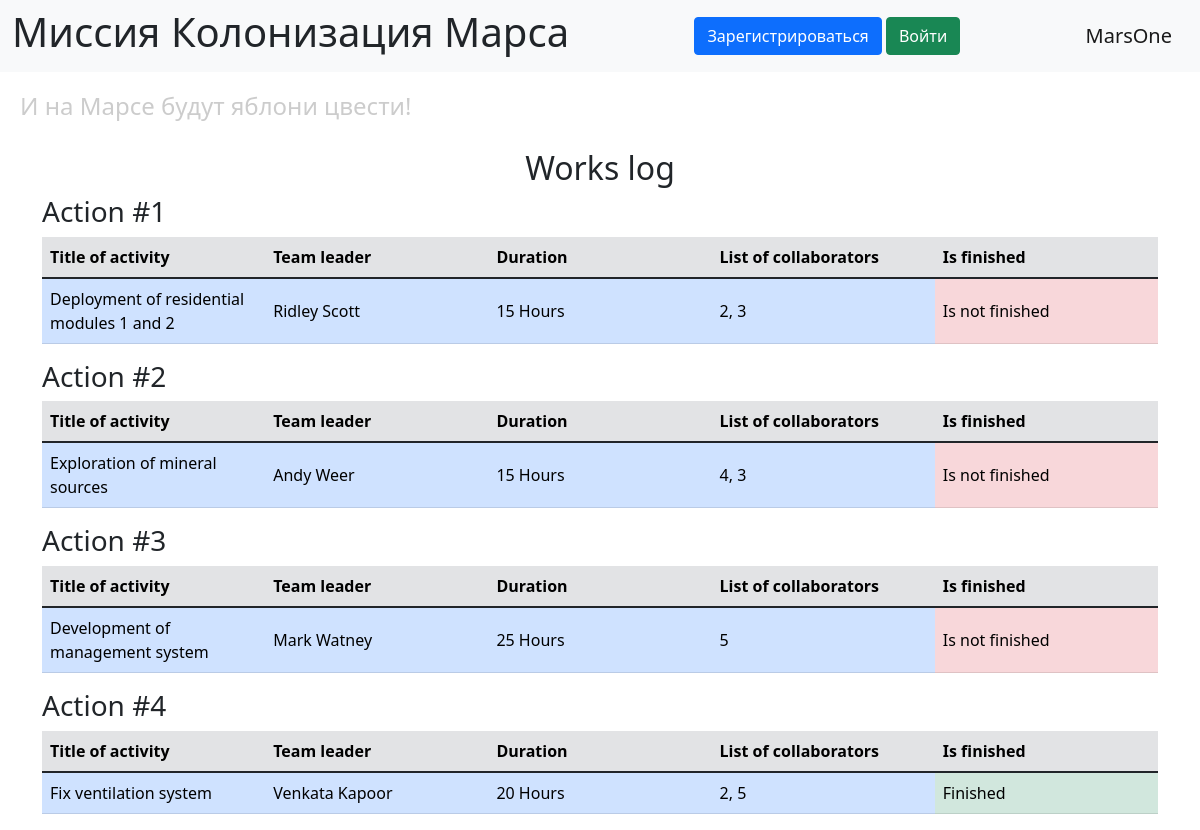
Before: / with the older database file.
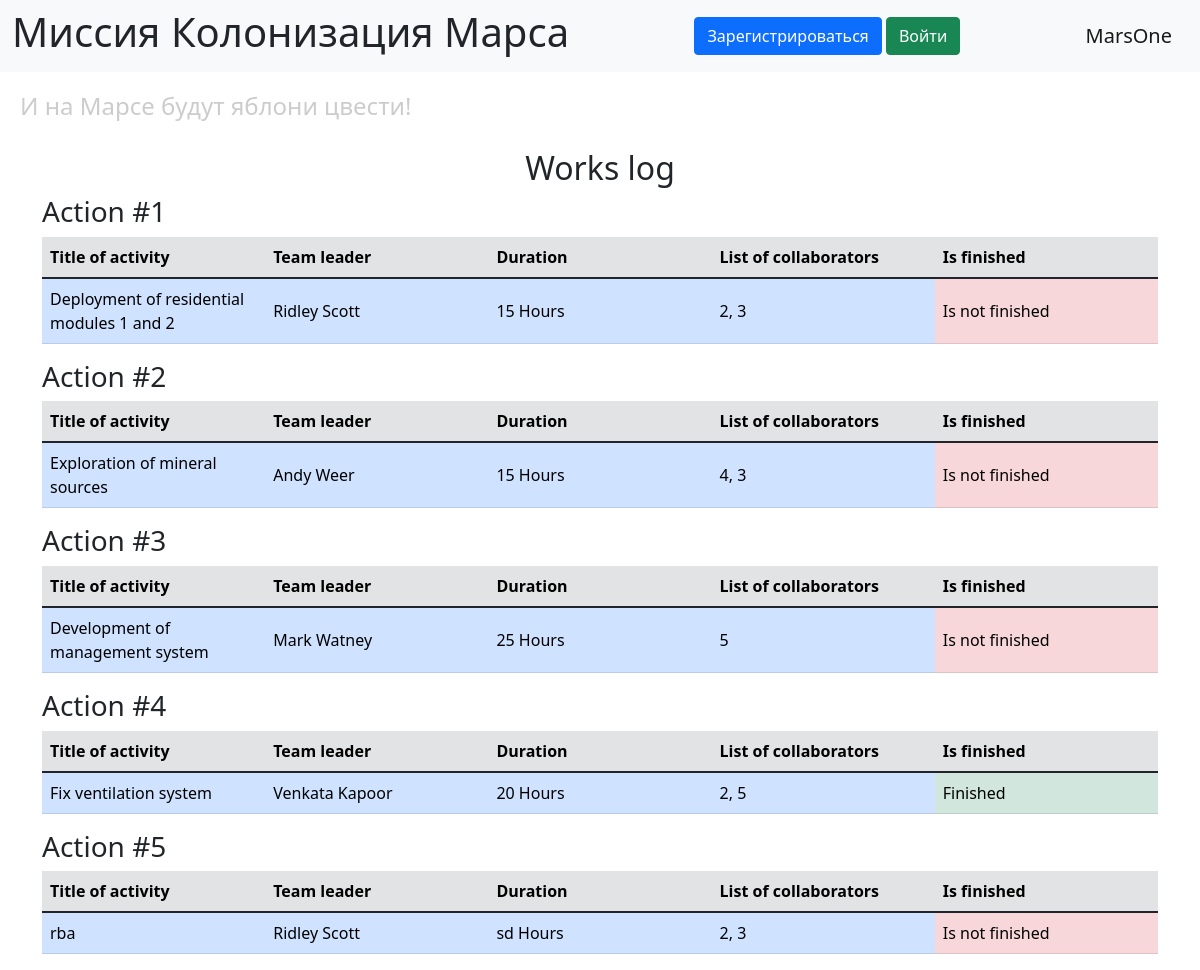
After: the same page with the newer database file.
### data/jobs.py (models this page shows, shortened)
class Jobs(SqlAlchemyBase):  # SqlAlchemyBase Доступно в задании
    __tablename__ = 'jobs'
    id = sa.Column(sa.Integer, primary_key=True, autoincrement=True)
    team_leader_id = sa.Column(sa.Integer, sa.ForeignKey('users.id'))  # id лидера
    team_leader = orm.relationship("User")
    job = sa.Column(sa.Text)  # описание
    work_size = sa.Column(sa.Integer)  # в часах
    collaborators = sa.Column(sa.String)  # список id
    start_date = sa.Column(sa.Date)
    send_date = sa.Column(sa.Date)
    is_finished = sa.Column(sa.Boolean, default=False)

### data/users.py (models this page shows, shortened)
class User(SqlAlchemyBase, UserMixin):
    __tablename__ = 'users'
    id = sa.Column(sa.Integer, primary_key=True, autoincrement=True)
    surname = sa.Column(sa.String)
    name = sa.Column(sa.String)
    age = sa.Column(sa.Integer)
    position = sa.Column(sa.String)  # должность
    speciality = sa.Column(sa.String)  # профессия
    address = sa.Column(sa.String)
    email = sa.Column(sa.String, unique=True)
    hashed_password = sa.Column(sa.String)
    modified_date = sa.Column(sa.DateTime, default=datetime.now)

### main.py (the view)
@app.route("/")
def work_log():
    db_sess = db_session.create_session()
    jobs = db_sess.query(Jobs).all()
    return render_template("work_log.html", jobs=jobs)

### data/db_session.py (called while the page is built)
def create_session() -> Session:
    global __factory
    return __factory()

### templates/work_log.html
{% extends 'base.html' %}
{% block content %}
<h2 align="center">Works log</h2>
{% for job in jobs %}
    <h3>Action #{{ job.id }}</h3>
    <table class="table works" style="table-layout: fixed;">
        <thead class="table-secondary">
            <tr>
                {% for header in ["Title of activity", "Team leader", "Duration",
                "List of collaborators", "Is finished"] %}
                    <th scope="col" class="col-md-auto">{{ header }}</th>
                {% endfor %}
            </tr>
        </thead>
        <tbody>
            <tr class="align-middle">
                <td class="table-primary">{{ job.job }}</td>
                <td class="table-primary">{{ job.team_leader.name }} {{ job.team_leader.surname }}</td>
                <td class="table-primary">{{ job.work_size }} Hours</td>
                <td class="table-primary">{{ job.collaborators }}</td>
                {% if job.is_finished %}
                    <td class="table-success">Finished</td>
                {% else %}
                    <td class="table-danger">Is not finished</td>
                {% endif %}
            </tr>
        </tbody>
    </table>
{% endfor %}
{% endblock %}

### templates/base.html (shortened to what this page needs)
<!doctype html>
<html lang="en">
<head>
    <link href="https://cdn.jsdelivr.net/npm/bootstrap@5.1.3/dist/css/bootstrap.min.css"
          rel="stylesheet"
>
    <link rel="stylesheet" href="{{ url_for('static', filename='css/style.css') }}">
</head>
<body>
<header>
    <nav class="navbar navbar-light bg-light", style="background-color: gray;">
        <div class="container-fluid">
            <h1>Миссия Колонизация Марса</h1>
            {% if current_user.is_authenticated %}
                <a class="navbar-brand" href="/logout">{{ current_user.name }}</a>
            {% else %}
                <div>
                    <a class="btn btn-primary " href="/register">Зарегистрироваться</a>
                    <a class="btn btn-success" href="/login">Войти</a>
                </div>
            {% endif %}
            <a class="navbar-brand" href="#">MarsOne</a>
        </div>
    </nav>
    <h4>И на Марсе будут яблони цвести!</h4>
</header>
<main role="main" class="container">
    {% block content %}{% endblock %}
</main>
</body>
</html>

### static/css/style.css (style rules this page uses)
h4 { color: #cccccc; padding: 20px; }

Changed rows visible on the page:
added Jobs: id "5", header "Title of activity" "Team leader" "Duration" "List of collaborators" "Is finished", job "rba", team_leader.name "Ridley", team_leader.surname "Scott", work_size "sd", collaborators "2, 3", is_finished "Is not finished"
